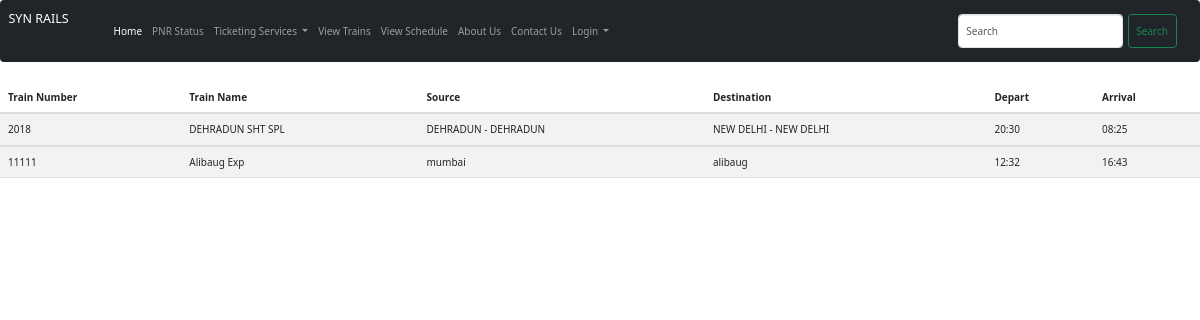
The app's page /view_schedule, older data.
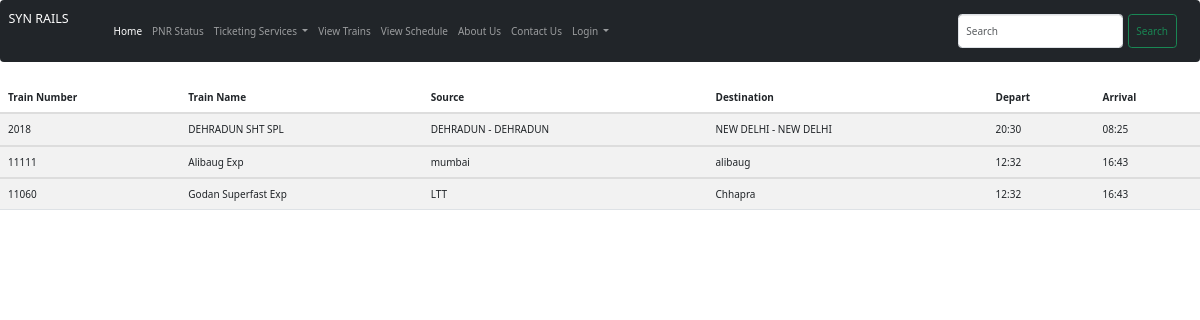
The same page, newer data.
### myapp/models.py (models this page shows, shortened)
class Chart(models.Model):
      train_no=models.IntegerField()
      train_name=models.CharField(max_length=100)
      train_source=models.CharField(max_length=100)
      train_dest=models.CharField(max_length=100)
      train_departure=models.CharField(max_length=100)
      train_arrival=models.CharField(max_length=100)
      run_d=models.TextField()

### myapp/views.py (the view)
# urls.py: path("view_schedule",views.view_schedule,name="view_schedule"),
def view_schedule(request):
    schedule=Chart.objects.all()
    return render(request, 'view_schedule.html', {'key1':schedule})

### templates/view_schedule.html (shortened to what this page needs)
{% extends 'base.html' %}
{% block body %}
<table class="table table-striped">
  <thead>
    <tr>
      <th scope="col">Train Number</th>
      <th scope="col">Train Name</th>
      <th scope="col">Source</th>
      <th scope="col">Destination</th>
      <th scope="col">Depart</th>
      <th scope="col">Arrival</th>
    </tr>
  </thead>
  {% for i in key1 %}
  <tbody>
    <tr>
      <td>{{i.train_no}}</td>
      <td>{{i.train_name}}</td>
      <td>{{i.train_source}}</td>
      <td>{{i.train_dest}}</td>
      <td>{{i.train_departure}}</td>
      <td>{{i.train_arrival}}</td>
    </tr>
  </tbody>
  {% endfor %}
</table>
{% endblock body %}

Row changes from the older to the newer data that the page shows:
added Chart: train_no "11060", train_name "Godan Superfast Exp", train_source "LTT", train_dest "Chhapra", train_departure "12:32", train_arrival "16:43"
